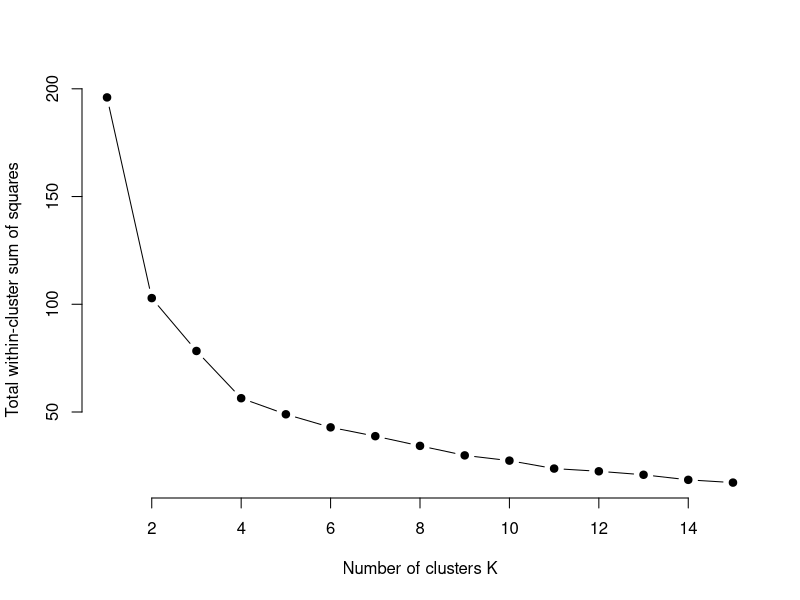
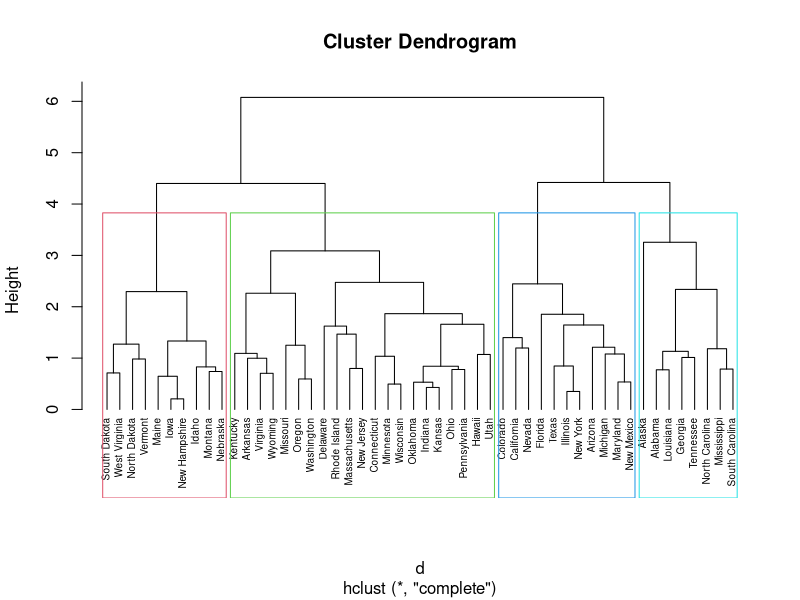

Reproduce these figures in R, in order.
"
K-Means Clustring 2

Objective:
Perform K-means classification based on USArrests data, with the selection of an
optimal K and apply hierarchical clustering.
"

# Load data
data(USArrests)
str(USArrests)
dim(USArrests)
head(USArrests)

# Normalize data
arr <- scale(USArrests)
head(arr)

# Perform kmeans classification
k2 <- kmeans(arr, centers=2, nstart=25)
str(k2)
k2
"
centers: no of clusters, nstart: configurations attempted, iter.max: def 10

From the output:
cluster = a vector of integers 1,2 indicating the cluster allocated
centers = a matrix of cluster centers
totss = sum of squares
tot.withinss = total within-cluster sum of squares
betweenss = the between-cluster sum of squares
size = number of points in each cluster
"

# Find optimal number of clusters K (use elbow method)
wcss <- function(k){
    kmeans(arr, k, nstart=10)$tot.withinss
}
k.values <- 1:15
set.seed(100)
wcss_k <- sapply(k.values, wcss)
plot(k.values, wcss_k, type="b", pch=19, frame=F,
    xlab="Number of clusters K",
    ylab="Total within-cluster sum of squares")

# Final clustering (use k=4 from previous step)
set.seed(100)
k4.final <- kmeans(arr, 4, nstart=25)
k4.final

# Extract clusters and find descriptive statistics
library(dplyr)
USArrests %>% mutate(Cluster=k4.final$cluster) %>%
    group_by(Cluster) %>% summarise_all("mean")

# Hierarchical clustering
d <- dist(arr, method="euclidean") # dissimilarity matrix
hc1 <- hclust(d, method="complete")
plot(hc1, cex=0.6, hang=-1) # plot dendrogram
rect.hclust(hc1, k=4, border=2:5) # draw border around 4 clusters
